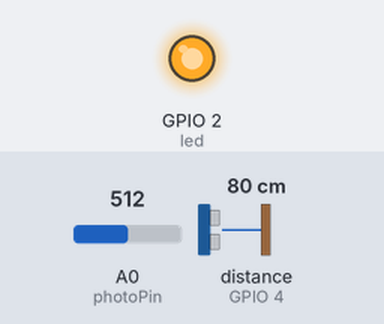
Simulated run of this sketch. Board: ESP8266 (NodeMCU). Shown: output pins drawn as LEDs (lit = HIGH). Wiring (inferred from the names in the program): ultrasonic range finder: trigger GPIO 5; echo GPIO 4. The test bench sets the inputs (shaded band); at power-on: distance to the obstacle (sensor on GPIO 4) 80 cm, A0 (photoPin) = 512. The echo pulse lasts 58.3 µs per cm; WiFi joins after 1.5 s; servers stay silent unless stated; pins used as bus, display or sensor lines are not drawn; what the sketch prints to the serial monitor is not drawn.

Above: at 1.2 s.
1.3 s: distance to the obstacle (sensor on GPIO 4) set to 22 cm
3.0 s: distance to the obstacle (sensor on GPIO 4) set to 17 cm
At 3.5 s:
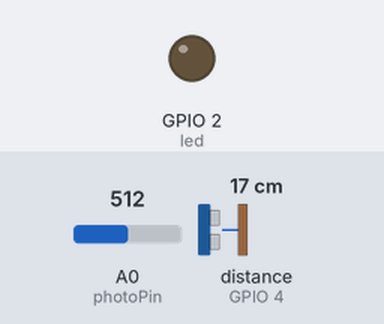
Timing chart, 0 to 6.0 s (numbered marks = the images above; inputs shaded):
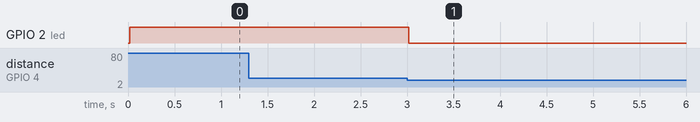

The sketch:

sketch_nov29a.ino
```cpp
#include "WiFi.h"
#include "server.h"
int trigPin = 5;
int echoPin = 4;
int photoPin = A0;
int led = 2;
void setup() {
  Serial.begin (9600);
  pinMode(trigPin, OUTPUT);
  pinMode(echoPin, INPUT);
  pinMode(photoPin, INPUT);
  pinMode(led,OUTPUT);
  pinMode(LED_BUILTIN,OUTPUT);
  WiFi_init(true);
  server_init();
}
 struct Str{
   int dist;
   int ph;
 };
void loop() {
  Str buf;
  server.handleClient();
  int duration, distance;
  digitalWrite(trigPin, LOW);
  delayMicroseconds(2);
  digitalWrite(trigPin, HIGH);
  delayMicroseconds(10);
  digitalWrite(trigPin, LOW);
  duration = pulseIn(echoPin, HIGH);
  distance = duration / 58;
  if(fl){
    if(distance<20){
      digitalWrite(led, LOW);
    }else{
      digitalWrite(led, HIGH);
    }
  }else{
    if(analogRead(photoPin) < 30){
      digitalWrite(led, LOW);
    }else{
      digitalWrite(led, HIGH);
    }
  }

  buf.dist = distance;
  buf.ph = analogRead(photoPin);
  Serial.write((byte*)&buf, sizeof(buf));
  // Serial.println(" ");

  // Serial.println();

  // Serial.println();
  delay(100);
}
```

WiFi.h
```cpp
#include <ESP8266WiFi.h>
#include <ESP8266WiFiMulti.h>

String ip = "IP unset";
String password = "123456789";
String ssid_pref = "Egor";

String passwordCLI = "123456789";
String ssidCLI = "ecli";

ESP8266WiFiMulti wifiClient;

String id(){
  uint8_t mac[WL_MAC_ADDR_LENGTH];
  WiFi.softAPmacAddress(mac);
  String macID = String(mac[WL_MAC_ADDR_LENGTH - 2], HEX)+ String(mac[WL_MAC_ADDR_LENGTH] - 1, HEX);

  macID.toUpperCase();
  return macID;
}

bool StartAPMode(){
  IPAddress apIP(192,164,4,2);
  WiFi.disconnect();
  WiFi.mode(WIFI_AP);
  WiFi.softAPConfig(apIP, apIP, IPAddress(255,255,255,0));
  WiFi.softAP(ssid_pref + id(), password);
  Serial.println("WiFi AP is up with" + ssid_pref + id());

  return true;
}
bool StartCLI(){
    wifiClient.addAP(ssidCLI.c_str(), passwordCLI.c_str());
    while(wifiClient.run() != WL_CONNECTED){

    }
    return true;
}

void WiFi_init(bool ap_mode){
  if(ap_mode){
    ip = WiFi.softAPIP().toString();
    StartAPMode();
  }
  else{
    StartCLI();
    ip = WiFi.localIP().toString();
  }
  Serial.print("IP is = ");
  Serial.println(ip);
}
```

ard.ino
```cpp
// #include <Ethernet.h>
// // #include <ArduinoMqttClient.h>

// int LED = 13;
// struct Str{
//  int dist;
//  int ph;
// };
// void setup() {
//   Serial.begin(9600);
//   pinMode(LED, OUTPUT);
// }
// Str buf;
// void loop() {
//   // if (Serial.available()>0){
//   //   int data = Serial.parseInt();
//   //   Serial.println(data);
//   // }

//   if (Serial.readBytes((byte*)&buf, sizeof(buf))) {
//     Serial.println("-----------");

//     Serial.println(buf.dist);
//     // Serial.print(" ");

//     // Serial.print(buf.ph);
//     // Serial.println(" ");


//   }
// }
```

server.h
```cpp
#include <ESP8266WebServer.h>

ESP8266WebServer server(80);
bool fl = true;
void handle_root(){
  String form = "<form action=\"/LED\" method=\"POST\">";
  form = form + "<input type=\"submit\" value=\"Toggle LED\">";
  form = form + "</form>";

  server.send(200, "text/html",form);
}

void handleLED(){
  // digitalWrite(LED_BUILTIN, !digitalRead(LED_BUILTIN));
  fl = !fl;
  server.sendHeader("Location", "/");
  server.send(303);

}

void handleSensor(){
  int data = analogRead(A0);
  server.send(200,"text/html", String(data));
  server.send(303);

}

void handleNotFound(){
  server.send(404, "text/plain", "404:Not Found");
}


void server_init(){
  server.on("/", HTTP_GET, handle_root);
  server.on("/LED", HTTP_POST, handleLED);
  server.on("/SENSOR", HTTP_GET, handleSensor);
  server.onNotFound(handleNotFound);
  server.begin();
  Serial.println("Server started at port 80");
}
```

Measured:
- the behaviour switches between 20 and 19 cm on distance to the obstacle (sensor on GPIO 4) (found by bisection; images 0 and 1)
- after the input at 1.3 s, every drawn part: stays the same
- after the input at 3.0 s, GPIO 2 (led): HIGH → LOW at once
